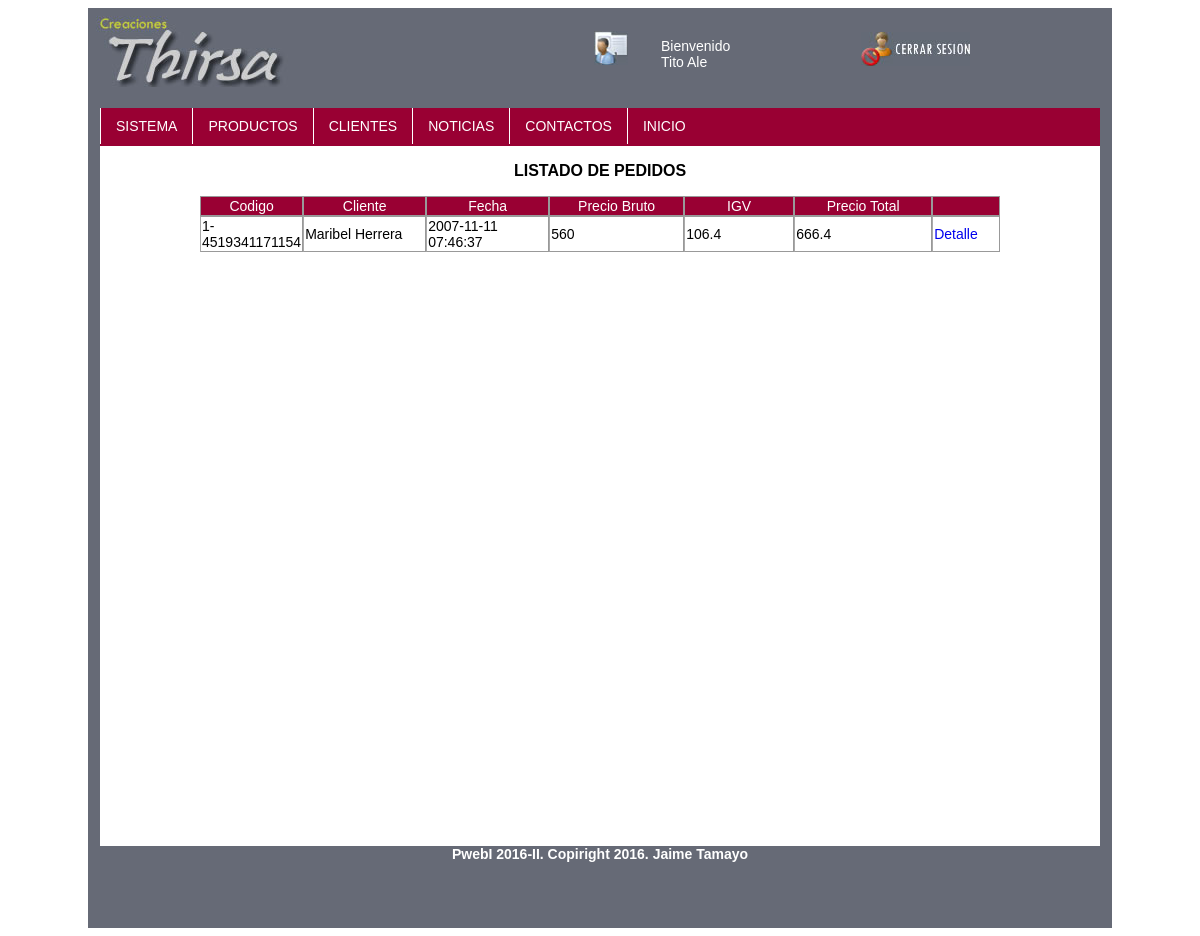
The app's page /admin/pedidos/pedido.php (signed in) with its own data.
### tables this page shows
CREATE TABLE IF NOT EXISTS `pedidos` (
  `codorden` varchar(50) NOT NULL DEFAULT '',
  `codcliente` int(11) NOT NULL DEFAULT '0',
  `fechapedido` datetime NOT NULL DEFAULT '0000-00-00 00:00:00',
  `observaciones` text NOT NULL,
  `bruto` double NOT NULL DEFAULT '0',
  `igv` double NOT NULL DEFAULT '0',
  `total` double NOT NULL DEFAULT '0'
);

### admin/pedidos/pedido.php (the view, shortened to what this page needs)
<!doctype html>
<html>
<head>
<link href="../../css/default.css" rel="stylesheet">
</head>
<body>
<div id="contenedor">
    <header>
        <div id="logo">
        <img src="../../img/tienda/logo.jpg">
        </div>
        <div id="usuario">
        	<div id="txtUser">Bienvenido <br> <?php echo $_SESSION['usuario']['nom']. ' '. $_SESSION['usuario']['ape'];?></div>
        </div>
        <a href="../seguridad/salir.php">
        <div id="cerrar">
        <img src="../../img/tienda/cerrarsesion.jpg" alt="Cerrar Sesion" title="Cerrar Sesion">
        </div>
        </a>
    </header>
    <nav>
    	<ul class="menu">
        	<li><a href=""../admin/index.php">Sistema</a></li>
            <li><a href="">Productos</a>
            </li>
            <li><a href="">Clientes</a>
            </li>
            <li><a href="">Noticias</a>
            </li>
            <li><a href="">Contactos</a>
            </li>
            <li><a href="../index.php">Inicio</a></li>
        </ul>
    </nav>
    <section>
    <p class="titulo">Listado de Pedidos</p>
    <table width="800" border="0" align="center" cellpadding="1" cellspacing="0">
    <tr class="titulo_tabla">
    	<td width="55" class="estilo8">Codigo</td>
        <td width="119" class="estilo8">Cliente</td>
        <td width="119" class="estilo8">Fecha</td>
        <td width="131" class="estilo8">Precio Bruto</td>
        <td width="106" class="estilo8">IGV</td>
        <td width="134" class="estilo8">Precio Total</td>
        <td></td>
    </tr>
   <?php
	   $instruccion = "SELECT p.codorden, CONCAT(c.nombres,' ',c.apellidos) as cliente, p.fechapedido, p.bruto, p.igv, p.total FROM pedidos as p
inner join clientes as c on p.codcliente = c.codcliente";
	   $rs = mysql_query($instruccion) or die("Fallo la consulta");
	   while($campo = MySQL_fetch_array($rs)){
   	?>
   	<tr>
   		<td class="estilo7"><?php echo $campo["codorden"]; ?></td>
        <td class="estilo7"><?php echo $campo["cliente"]; ?></td>
        <td class="estilo7"><?php echo $campo["fechapedido"]; ?></td>
        <td class="estilo7"><?php echo $campo['bruto']; ?></td>
        <td class="estilo7"><?php echo $campo["igv"]; ?></td>
        <td class="estilo7"><?php echo $campo["total"]; ?></td>
        <td class="estilo7">
        <a href="detalle_pedido.php?cod=<?php echo $campo['codorden']?>&cliente=<?php echo $campo["cliente"];?>&fecha=<?php echo $campo["fechapedido"]; ?>">Detalle</a>
        </td>
   	</tr>
   	<?php
	   }
   	?>
	</table>
    </section>
    <footer>
    <span><strong>PwebI 2016-II. Copiright 2016. Jaime Tamayo</span>
    </footer>
</div>
</body>
</html>

### css/default.css (style rules this page uses)
body { font-family:Verdana, Geneva, sans-serif; font-size:14px; }
#contenedor { width:1024px; height:920px; margin:0 auto; background-color:#666a76; }
header { width:1024px; height:100px; background-color:#666a76; }
#logo { float:left; height:80px; width:273px; }
#usuario { background-image:url(../img/tienda/usuario.jpg); background-position:center; background-repeat:no-repeat; float:left; height:80px; width:500px; }
#txtUser { width:150px; margin-left:300px; margin-top:30px; color:#fff; }
#cerrar { float:right; height:80px; width:251px; }
#cerrar img { margin-top:24px; }
nav { background-color:#903; width:1000px; height:38px; float:left; margin:0 12px; }
nav * { text-decoration:none; text-transform:uppercase; list-style:none; margin:0; padding:0; }
nav .menu > li { float:left; }
nav .menu li a { background:transparent; color:#fff; display:block; border-left:1px solid; padding:10px 15px; }
section { width:1000px; margin:0 12px; height:700px; float:left; background-color:#fff; }
section .titulo { text-transform:uppercase; font-size:16px; font-weight:bold; text-align:center; }
section p { font-size:12px; }
.titulo_tabla { background-color:#903; color:#fff; text-align:center; }
.estilo7 { border-left: 1px solid #aaa; }
section a { text-decoration:none; }
section td { border:1px #999999 solid; }
footer { float:left; width:1024px; height:80px; background-color:#666a76; text-align:center; color:#fff; }

### records on screen
pedidos: codorden "1-4519341171154", cliente "Maribel Herrera", fechapedido "2007-11-11 07:46:37", bruto "560", igv "106.4", total "666.4"

### other values on screen
$_SESSION['usuario']['nom'] "Tito"
$_SESSION['usuario']['ape'] "Ale"
